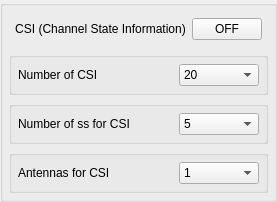
                <widget class="QGroupBox" name="groupbox_csi">
                 <property name="maximumSize">
                  <size>
                   <width>16777215</width>
                   <height>200</height>
                  </size>
                 </property>
                 <layout class="QVBoxLayout" name="CSI">
                  <property name="leftMargin">
                   <number>6</number>
                  </property>
                  <property name="topMargin">
                   <number>6</number>
                  </property>
                  <property name="rightMargin">
                   <number>6</number>
                  </property>
                  <property name="bottomMargin">
                   <number>6</number>
                  </property>
                  <item>
                   <layout class="QHBoxLayout" name="csi">
                    <property name="leftMargin">
                     <number>6</number>
                    </property>
                    <property name="topMargin">
                     <number>6</number>
                    </property>
                    <property name="rightMargin">
                     <number>6</number>
                    </property>
                    <property name="bottomMargin">
                     <number>6</number>
                    </property>
                    <item>
                     <widget class="QLabel" name="label_csi_title">
                      <property name="sizePolicy">
                       <sizepolicy hsizetype="Preferred" vsizetype="Preferred">
                        <horstretch>0</horstretch>
                        <verstretch>0</verstretch>
                       </sizepolicy>
                      </property>
                      <property name="text">
                       <string>CSI (Channel State Information)</string>
                      </property>
                      <property name="alignment">
                       <set>Qt::AlignCenter</set>
                      </property>
                     </widget>
                    </item>
                    <item>
                     <widget class="QPushButton" name="pushButton_csi">
                      <property name="minimumSize">
                       <size>
                        <width>70</width>
                        <height>0</height>
                       </size>
                      </property>
                      <property name="maximumSize">
                       <size>
                        <width>70</width>
                        <height>16777215</height>
                       </size>
                      </property>
                      <property name="text">
                       <string>OFF</string>
                      </property>
                      <property name="checkable">
                       <bool>true</bool>
                      </property>
                     </widget>
                    </item>
                   </layout>
                  </item>
                  <item>
                   <widget class="QGroupBox" name="groupBox_number_of_csi">
                    <property name="maximumSize">
                     <size>
                      <width>16777215</width>
                      <height>50</height>
                     </size>
                    </property>
                    <property name="flat">
                     <bool>true</bool>
                    </property>
                    <layout class="QHBoxLayout" name="number_of_csi">
                     <property name="leftMargin">
                      <number>6</number>
                     </property>
                     <property name="topMargin">
                      <number>6</number>
                     </property>
                     <property name="rightMargin">
                      <number>6</number>
                     </property>
                     <property name="bottomMargin">
                      <number>6</number>
                     </property>
                     <item>
                      <widget class="QLabel" name="label_number_of_csi">
                       <property name="text">
                        <string>Number of CSI</string>
                       </property>
                      </widget>
                     </item>
                     <item>
                      <widget class="QComboBox" name="comboBox_nb_csi">
                       <property name="sizePolicy">
                        <sizepolicy hsizetype="Minimum" vsizetype="Fixed">
                         <horstretch>0</horstretch>
                         <verstretch>0</verstretch>
                        </sizepolicy>
                       </property>
                       <property name="minimumSize">
                        <size>
                         <width>80</width>
                         <height>0</height>
                        </size>
                       </property>
                       <property name="maximumSize">
                        <size>
                         <width>70</width>
                         <height>16777215</height>
                        </size>
                       </property>
                       <property name="currentIndex">
                        <number>20</number>
                       </property>
                       <item>
                        <property name="text">
                         <string>0</string>
                        </property>
                       </item>
                       <item>
                        <property name="text">
                         <string>1</string>
                        </property>
                       </item>
                       <item>
                        <property name="text">
                         <string>2</string>
                        </property>
                       </item>
                       <item>
                        <property name="text">
                         <string>3</string>
                        </property>
                       </item>
                       <item>
                        <property name="text">
                         <string>4</string>
                        </property>
                       </item>
                       <item>
                        <property name="text">
                         <string>5</string>
                        </property>
                       </item>
                       <item>
                        <property name="text">
                         <string>6</string>
                        </property>
                       </item>
                       <item>
                        <property name="text">
                         <string>7</string>
                        </property>
                       </item>
                       <item>
                        <property name="text">
                         <string>8</string>
                        </property>
                       </item>
                       <item>
                        <property name="text">
                         <string>9</string>
                        </property>
                       </item>
                       <item>
                        <property name="text">
                         <string>10</string>
                        </property>
                       </item>
                       <item>
                        <property name="text">
                         <string>11</string>
                        </property>
                       </item>
                       <item>
                        <property name="text">
                         <string>12</string>
                        </property>
                       </item>
                       <item>
                        <property name="text">
                         <string>13</string>
                        </property>
                       </item>
                       <item>
                        <property name="text">
                         <string>14</string>
                        </property>
                       </item>
                       <item>
                        <property name="text">
                         <string>15</string>
                        </property>
                       </item>
                       <item>
                        <property name="text">
                         <string>16</string>
                        </property>
                       </item>
                       <item>
                        <property name="text">
                         <string>17</string>
                        </property>
                       </item>
                       <item>
                        <property name="text">
                         <string>18</string>
                        </property>
                       </item>
                       <item>
                        <property name="text">
                         <string>19</string>
                        </property>
                       </item>
                       <item>
                        <property name="text">
                         <string>20</string>
                        </property>
                       </item>
                      </widget>
                     </item>
                    </layout>
                   </widget>
                  </item>
                  <item>
                   <widget class="QGroupBox" name="groupBox_number_of_ss_for_CSI">
                    <property name="maximumSize">
                     <size>
                      <width>16777215</width>
                      <height>50</height>
                     </size>
                    </property>
                    <property name="flat">
                     <bool>true</bool>
                    </property>
                    <layout class="QHBoxLayout" name="number_of_ss_for_CSI">
                     <property name="leftMargin">
                      <number>6</number>
                     </property>
                     <property name="topMargin">
                      <number>6</number>
                     </property>
                     <property name="rightMargin">
                      <number>6</number>
                     </property>
                     <property name="bottomMargin">
                      <number>6</number>
                     </property>
                     <item>
                      <widget class="QLabel" name="label_number_of_ss_for_csi">
                       <property name="text">
                        <string>Number of ss for CSI</string>
                       </property>
                      </widget>
                     </item>
                     <item>
                      <widget class="QComboBox" name="comboBox_nb_of_ss_csi">
                       <property name="sizePolicy">
                        <sizepolicy hsizetype="Minimum" vsizetype="Fixed">
                         <horstretch>0</horstretch>
                         <verstretch>0</verstretch>
                        </sizepolicy>
                       </property>
                       <property name="minimumSize">
                        <size>
                         <width>80</width>
                         <height>0</height>
                        </size>
                       </property>
                       <property name="maximumSize">
                        <size>
                         <width>70</width>
                         <height>16777215</height>
                        </size>
                       </property>
                       <property name="currentIndex">
                        <number>4</number>
                       </property>
                       <item>
                        <property name="text">
                         <string>1</string>
                        </property>
                       </item>
                       <item>
                        <property name="text">
                         <string>2</string>
                        </property>
                       </item>
                       <item>
                        <property name="text">
                         <string>3</string>
                        </property>
                       </item>
                       <item>
                        <property name="text">
                         <string>4</string>
                        </property>
                       </item>
                       <item>
                        <property name="text">
                         <string>5</string>
                        </property>
                       </item>
                       <item>
                        <property name="text">
                         <string>6</string>
                        </property>
                       </item>
                       <item>
                        <property name="text">
                         <string>7</string>
                        </property>
                       </item>
                       <item>
                        <property name="text">
                         <string>8</string>
                        </property>
                       </item>
                      </widget>
                     </item>
                    </layout>
                   </widget>
                  </item>
                  <item>
                   <widget class="QGroupBox" name="groupBox_antennas_for_csi">
                    <property name="maximumSize">
                     <size>
                      <width>16777215</width>
                      <height>50</height>
                     </size>
                    </property>
                    <property name="flat">
                     <bool>true</bool>
                    </property>
                    <layout class="QHBoxLayout" name="antennas_for_csi">
                     <property name="leftMargin">
                      <number>6</number>
                     </property>
                     <property name="topMargin">
                      <number>6</number>
                     </property>
                     <property name="rightMargin">
                      <number>6</number>
                     </property>
                     <property name="bottomMargin">
                      <number>6</number>
                     </property>
                     <item>
                      <widget class="QLabel" name="label_antennas_for_csi">
                       <property name="text">
                        <string>Antennas for CSI</string>
                       </property>
                      </widget>
                     </item>
                     <item>
                      <widget class="QComboBox" name="comboBox_antennas_csi">
                       <property name="minimumSize">
                        <size>
                         <width>80</width>
                         <height>0</height>
                        </size>
                       </property>
                       <property name="maximumSize">
                        <size>
                         <width>70</width>
                         <height>16777215</height>
                        </size>
                       </property>
                       <item>
                        <property name="text">
                         <string>1</string>
                        </property>
                       </item>
                       <item>
                        <property name="text">
                         <string>2</string>
                        </property>
                       </item>
                       <item>
                        <property name="text">
                         <string>3</string>
                        </property>
                       </item>
                       <item>
                        <property name="text">
                         <string>4</string>
                        </property>
                       </item>
                       <item>
                        <property name="text">
                         <string>5</string>
                        </property>
                       </item>
                       <item>
                        <property name="text">
                         <string>6</string>
                        </property>
                       </item>
                       <item>
                        <property name="text">
                         <string>7</string>
                        </property>
                       </item>
                       <item>
                        <property name="text">
                         <string>8</string>
                        </property>
                       </item>
                      </widget>
                     </item>
                    </layout>
                   </widget>
                  </item>
                 </layout>
                </widget>
